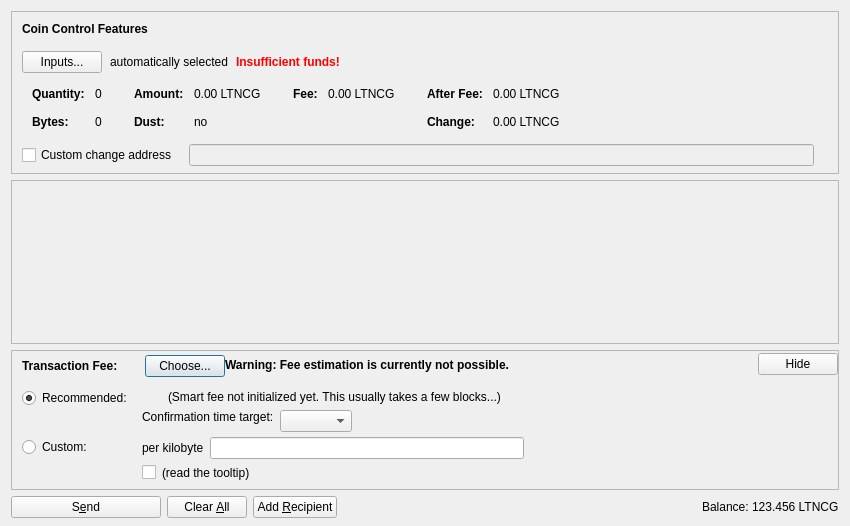
<?xml version="1.0" encoding="UTF-8"?>
<ui version="4.0">
 <class>SendCoinsDialog</class>
 <widget class="QDialog" name="SendCoinsDialog">
  <property name="geometry">
   <rect>
    <x>0</x>
    <y>0</y>
    <width>850</width>
    <height>526</height>
   </rect>
  </property>
  <property name="windowTitle">
   <string>Send Coins</string>
  </property>
  <layout class="QVBoxLayout" name="verticalLayout" stretch="0,1,0,0">
   <property name="bottomMargin">
    <number>8</number>
   </property>
   <item>
    <widget class="QFrame" name="frameCoinControl">
     <property name="sizePolicy">
      <sizepolicy hsizetype="Expanding" vsizetype="Expanding">
       <horstretch>0</horstretch>
       <verstretch>0</verstretch>
      </sizepolicy>
     </property>
     <property name="maximumSize">
      <size>
       <width>16777215</width>
       <height>16777215</height>
      </size>
     </property>
     <property name="frameShape">
      <enum>QFrame::StyledPanel</enum>
     </property>
     <property name="frameShadow">
      <enum>QFrame::Sunken</enum>
     </property>
     <layout class="QVBoxLayout" name="verticalLayoutCoinControl2">
      <property name="spacing">
       <number>0</number>
      </property>
      <property name="leftMargin">
       <number>0</number>
      </property>
      <property name="topMargin">
       <number>0</number>
      </property>
      <property name="rightMargin">
       <number>0</number>
      </property>
      <property name="bottomMargin">
       <number>6</number>
      </property>
      <item>
       <layout class="QVBoxLayout" name="verticalLayoutCoinControl" stretch="0,0,0,0,1">
        <property name="spacing">
         <number>0</number>
        </property>
        <property name="leftMargin">
         <number>10</number>
        </property>
        <property name="topMargin">
         <number>10</number>
        </property>
        <item>
         <layout class="QHBoxLayout" name="horizontalLayoutCoinControl1">
          <property name="bottomMargin">
           <number>15</number>
          </property>
          <item>
           <widget class="QLabel" name="labelCoinControlFeatures">
            <property name="sizePolicy">
             <sizepolicy hsizetype="Preferred" vsizetype="Maximum">
              <horstretch>0</horstretch>
              <verstretch>0</verstretch>
             </sizepolicy>
            </property>
            <property name="font">
             <font>
              <weight>75</weight>
              <bold>true</bold>
             </font>
            </property>
            <property name="styleSheet">
             <string notr="true">font-weight:bold;</string>
            </property>
            <property name="text">
             <string>Coin Control Features</string>
            </property>
           </widget>
          </item>
         </layout>
        </item>
        <item>
         <layout class="QHBoxLayout" name="horizontalLayoutCoinControl2" stretch="0,0,0,0">
          <property name="spacing">
           <number>8</number>
          </property>
          <property name="bottomMargin">
           <number>10</number>
          </property>
          <item>
           <widget class="QPushButton" name="pushButtonCoinControl">
            <property name="styleSheet">
             <string notr="true"/>
            </property>
            <property name="text">
             <string>Inputs...</string>
            </property>
            <property name="autoDefault">
             <bool>false</bool>
            </property>
           </widget>
          </item>
          <item>
           <widget class="QLabel" name="labelCoinControlAutomaticallySelected">
            <property name="text">
             <string>automatically selected</string>
            </property>
            <property name="margin">
             <number>5</number>
            </property>
           </widget>
          </item>
          <item>
           <widget class="QLabel" name="labelCoinControlInsuffFunds">
            <property name="font">
             <font>
              <weight>75</weight>
              <bold>true</bold>
             </font>
            </property>
            <property name="styleSheet">
             <string notr="true">color:red;font-weight:bold;</string>
            </property>
            <property name="text">
             <string>Insufficient funds!</string>
            </property>
            <property name="margin">
             <number>5</number>
            </property>
           </widget>
          </item>
          <item>
           <spacer name="horizontalSpacerCoinControl">
            <property name="orientation">
             <enum>Qt::Horizontal</enum>
            </property>
            <property name="sizeHint" stdset="0">
             <size>
              <width>40</width>
              <height>1</height>
             </size>
            </property>
           </spacer>
          </item>
         </layout>
        </item>
        <item>
         <widget class="QWidget" name="widgetCoinControl" native="true">
          <property name="sizePolicy">
           <sizepolicy hsizetype="Preferred" vsizetype="Preferred">
            <horstretch>0</horstretch>
            <verstretch>0</verstretch>
           </sizepolicy>
          </property>
          <property name="minimumSize">
           <size>
            <width>0</width>
            <height>0</height>
           </size>
          </property>
          <property name="styleSheet">
           <string notr="true"/>
          </property>
          <layout class="QHBoxLayout" name="horizontalLayoutCoinControl5">
           <property name="leftMargin">
            <number>0</number>
           </property>
           <property name="topMargin">
            <number>0</number>
           </property>
           <property name="rightMargin">
            <number>0</number>
           </property>
           <property name="bottomMargin">
            <number>0</number>
           </property>
           <item>
            <layout class="QHBoxLayout" name="horizontalLayoutCoinControl3" stretch="0,0,0,1">
             <property name="spacing">
              <number>20</number>
             </property>
             <property name="topMargin">
              <number>0</number>
             </property>
             <property name="bottomMargin">
              <number>10</number>
             </property>
             <item>
              <layout class="QFormLayout" name="formLayoutCoinControl1">
               <property name="horizontalSpacing">
                <number>10</number>
               </property>
               <property name="verticalSpacing">
                <number>14</number>
               </property>
               <property name="leftMargin">
                <number>10</number>
               </property>
               <property name="topMargin">
                <number>4</number>
               </property>
               <property name="rightMargin">
                <number>6</number>
               </property>
               <item row="0" column="0">
                <widget class="QLabel" name="labelCoinControlQuantityText">
                 <property name="font">
                  <font>
                   <weight>75</weight>
                   <bold>true</bold>
                  </font>
                 </property>
                 <property name="text">
                  <string>Quantity:</string>
                 </property>
                 <property name="margin">
                  <number>0</number>
                 </property>
                </widget>
               </item>
               <item row="0" column="1">
                <widget class="QLabel" name="labelCoinControlQuantity">
                 <property name="cursor">
                  <cursorShape>IBeamCursor</cursorShape>
                 </property>
                 <property name="contextMenuPolicy">
                  <enum>Qt::ActionsContextMenu</enum>
                 </property>
                 <property name="text">
                  <string notr="true">0</string>
                 </property>
                 <property name="margin">
                  <number>0</number>
                 </property>
                 <property name="textInteractionFlags">
                  <set>Qt::LinksAccessibleByMouse|Qt::TextSelectableByKeyboard|Qt::TextSelectableByMouse</set>
                 </property>
                </widget>
               </item>
               <item row="1" column="0">
                <widget class="QLabel" name="labelCoinControlBytesText">
                 <property name="font">
                  <font>
                   <weight>75</weight>
                   <bold>true</bold>
                  </font>
                 </property>
                 <property name="text">
                  <string>Bytes:</string>
                 </property>
                </widget>
               </item>
               <item row="1" column="1">
                <widget class="QLabel" name="labelCoinControlBytes">
                 <property name="cursor">
                  <cursorShape>IBeamCursor</cursorShape>
                 </property>
                 <property name="contextMenuPolicy">
                  <enum>Qt::ActionsContextMenu</enum>
                 </property>
                 <property name="text">
                  <string notr="true">0</string>
                 </property>
                 <property name="textInteractionFlags">
                  <set>Qt::LinksAccessibleByMouse|Qt::TextSelectableByKeyboard|Qt::TextSelectableByMouse</set>
                 </property>
                </widget>
               </item>
              </layout>
             </item>
             <item>
              <layout class="QFormLayout" name="formLayoutCoinControl2">
               <property name="horizontalSpacing">
                <number>10</number>
               </property>
               <property name="verticalSpacing">
                <number>14</number>
               </property>
               <property name="leftMargin">
                <number>6</number>
               </property>
               <property name="topMargin">
                <number>4</number>
               </property>
               <property name="rightMargin">
                <number>6</number>
               </property>
               <item row="0" column="0">
                <widget class="QLabel" name="labelCoinControlAmountText">
                 <property name="font">
                  <font>
                   <weight>75</weight>
                   <bold>true</bold>
                  </font>
                 </property>
                 <property name="text">
                  <string>Amount:</string>
                 </property>
                 <property name="margin">
                  <number>0</number>
                 </property>
                </widget>
               </item>
               <item row="0" column="1">
                <widget class="QLabel" name="labelCoinControlAmount">
                 <property name="cursor">
                  <cursorShape>IBeamCursor</cursorShape>
                 </property>
                 <property name="contextMenuPolicy">
                  <enum>Qt::ActionsContextMenu</enum>
                 </property>
                 <property name="text">
                  <string notr="true">0.00 LTNCG</string>
                 </property>
                 <property name="textInteractionFlags">
                  <set>Qt::LinksAccessibleByMouse|Qt::TextSelectableByKeyboard|Qt::TextSelectableByMouse</set>
                 </property>
                </widget>
               </item>
               <item row="1" column="0">
                <widget class="QLabel" name="labelCoinControlLowOutputText">
                 <property name="font">
                  <font>
                   <weight>75</weight>
                   <bold>true</bold>
                  </font>
                 </property>
                 <property name="text">
                  <string>Dust:</string>
                 </property>
                </widget>
               </item>
               <item row="1" column="1">
                <widget class="QLabel" name="labelCoinControlLowOutput">
                 <property name="cursor">
                  <cursorShape>IBeamCursor</cursorShape>
                 </property>
                 <property name="contextMenuPolicy">
                  <enum>Qt::ActionsContextMenu</enum>
                 </property>
                 <property name="text">
                  <string notr="true">no</string>
                 </property>
                 <property name="textInteractionFlags">
                  <set>Qt::LinksAccessibleByMouse|Qt::TextSelectableByKeyboard|Qt::TextSelectableByMouse</set>
                 </property>
                </widget>
               </item>
              </layout>
             </item>
             <item>
              <layout class="QFormLayout" name="formLayoutCoinControl3">
               <property name="horizontalSpacing">
                <number>10</number>
               </property>
               <property name="verticalSpacing">
                <number>14</number>
               </property>
               <property name="leftMargin">
                <number>6</number>
               </property>
               <property name="topMargin">
                <number>4</number>
               </property>
               <property name="rightMargin">
                <number>6</number>
               </property>
               <item row="0" column="0">
                <widget class="QLabel" name="labelCoinControlFeeText">
                 <property name="font">
                  <font>
                   <weight>75</weight>
                   <bold>true</bold>
                  </font>
                 </property>
                 <property name="text">
                  <string>Fee:</string>
                 </property>
                 <property name="margin">
                  <number>0</number>
                 </property>
                </widget>
               </item>
               <item row="0" column="1">
                <widget class="QLabel" name="labelCoinControlFee">
                 <property name="cursor">
                  <cursorShape>IBeamCursor</cursorShape>
                 </property>
                 <property name="contextMenuPolicy">
                  <enum>Qt::ActionsContextMenu</enum>
                 </property>
                 <property name="text">
                  <string notr="true">0.00 LTNCG</string>
                 </property>
                 <property name="textInteractionFlags">
                  <set>Qt::LinksAccessibleByMouse|Qt::TextSelectableByKeyboard|Qt::TextSelectableByMouse</set>
                 </property>
                </widget>
               </item>
              </layout>
             </item>
             <item>
              <layout class="QFormLayout" name="formLayoutCoinControl4">
               <property name="horizontalSpacing">
                <number>10</number>
               </property>
               <property name="verticalSpacing">
                <number>14</number>
               </property>
               <property name="leftMargin">
                <number>6</number>
               </property>
               <property name="topMargin">
                <number>4</number>
               </property>
               <property name="rightMargin">
                <number>6</number>
               </property>
               <item row="0" column="0">
                <widget class="QLabel" name="labelCoinControlAfterFeeText">
                 <property name="font">
                  <font>
                   <weight>75</weight>
                   <bold>true</bold>
                  </font>
                 </property>
                 <property name="text">
                  <string>After Fee:</string>
                 </property>
                 <property name="margin">
                  <number>0</number>
                 </property>
                </widget>
               </item>
               <item row="0" column="1">
                <widget class="QLabel" name="labelCoinControlAfterFee">
                 <property name="cursor">
                  <cursorShape>IBeamCursor</cursorShape>
                 </property>
                 <property name="contextMenuPolicy">
                  <enum>Qt::ActionsContextMenu</enum>
                 </property>
                 <property name="text">
                  <string notr="true">0.00 LTNCG</string>
                 </property>
                 <property name="textInteractionFlags">
                  <set>Qt::LinksAccessibleByMouse|Qt::TextSelectableByKeyboard|Qt::TextSelectableByMouse</set>
                 </property>
                </widget>
               </item>
               <item row="1" column="0">
                <widget class="QLabel" name="labelCoinControlChangeText">
                 <property name="font">
                  <font>
                   <weight>75</weight>
                   <bold>true</bold>
                  </font>
                 </property>
                 <property name="text">
                  <string>Change:</string>
                 </property>
                </widget>
               </item>
               <item row="1" column="1">
                <widget class="QLabel" name="labelCoinControlChange">
                 <property name="cursor">
                  <cursorShape>IBeamCursor</cursorShape>
                 </property>
                 <property name="contextMenuPolicy">
                  <enum>Qt::ActionsContextMenu</enum>
                 </property>
                 <property name="text">
                  <string notr="true">0.00 LTNCG</string>
                 </property>
                 <property name="textInteractionFlags">
                  <set>Qt::LinksAccessibleByMouse|Qt::TextSelectableByKeyboard|Qt::TextSelectableByMouse</set>
                 </property>
                </widget>
               </item>
              </layout>
             </item>
            </layout>
           </item>
          </layout>
         </widget>
        </item>
        <item>
         <layout class="QHBoxLayout" name="horizontalLayoutCoinControl4" stretch="0,0,0">
          <property name="spacing">
           <number>12</number>
          </property>
          <property name="sizeConstraint">
           <enum>QLayout::SetDefaultConstraint</enum>
          </property>
          <property name="topMargin">
           <number>5</number>
          </property>
          <property name="rightMargin">
           <number>5</number>
          </property>
          <item>
           <widget class="QCheckBox" name="checkBoxCoinControlChange">
            <property name="toolTip">
             <string>If this is activated, but the change address is empty or invalid, change will be sent to a newly generated address.</string>
            </property>
            <property name="text">
             <string>Custom change address</string>
            </property>
           </widget>
          </item>
          <item>
           <widget class="QValidatedLineEdit" name="lineEditCoinControlChange">
            <property name="enabled">
             <bool>false</bool>
            </property>
            <property name="sizePolicy">
             <sizepolicy hsizetype="Expanding" vsizetype="Fixed">
              <horstretch>0</horstretch>
              <verstretch>0</verstretch>
             </sizepolicy>
            </property>
           </widget>
          </item>
          <item>
           <widget class="QLabel" name="labelCoinControlChangeLabel">
            <property name="sizePolicy">
             <sizepolicy hsizetype="Preferred" vsizetype="Expanding">
              <horstretch>0</horstretch>
              <verstretch>0</verstretch>
             </sizepolicy>
            </property>
            <property name="minimumSize">
             <size>
              <width>0</width>
              <height>0</height>
             </size>
            </property>
            <property name="text">
             <string/>
            </property>
            <property name="margin">
             <number>3</number>
            </property>
           </widget>
          </item>
         </layout>
        </item>
        <item>
         <spacer name="verticalSpacerCoinControl">
          <property name="orientation">
           <enum>Qt::Vertical</enum>
          </property>
          <property name="sizeHint" stdset="0">
           <size>
            <width>800</width>
            <height>1</height>
           </size>
          </property>
         </spacer>
        </item>
       </layout>
      </item>
     </layout>
    </widget>
   </item>
   <item>
    <widget class="QScrollArea" name="scrollArea">
     <property name="widgetResizable">
      <bool>true</bool>
     </property>
     <widget class="QWidget" name="scrollAreaWidgetContents">
      <property name="geometry">
       <rect>
        <x>0</x>
        <y>0</y>
        <width>830</width>
        <height>104</height>
       </rect>
      </property>
      <layout class="QVBoxLayout" name="verticalLayout_2" stretch="0,1">
       <property name="leftMargin">
        <number>0</number>
       </property>
       <property name="topMargin">
        <number>0</number>
       </property>
       <property name="rightMargin">
        <number>0</number>
       </property>
       <property name="bottomMargin">
        <number>0</number>
       </property>
       <item>
        <layout class="QVBoxLayout" name="entries">
         <property name="spacing">
          <number>6</number>
         </property>
        </layout>
       </item>
       <item>
        <spacer name="verticalSpacer">
         <property name="orientation">
          <enum>Qt::Vertical</enum>
         </property>
         <property name="sizeHint" stdset="0">
          <size>
           <width>20</width>
           <height>40</height>
          </size>
         </property>
        </spacer>
       </item>
      </layout>
     </widget>
    </widget>
   </item>
   <item>
    <widget class="QFrame" name="frameFee">
     <property name="sizePolicy">
      <sizepolicy hsizetype="Expanding" vsizetype="Expanding">
       <horstretch>0</horstretch>
       <verstretch>0</verstretch>
      </sizepolicy>
     </property>
     <property name="maximumSize">
      <size>
       <width>16777215</width>
       <height>16777215</height>
      </size>
     </property>
     <property name="frameShape">
      <enum>QFrame::StyledPanel</enum>
     </property>
     <property name="frameShadow">
      <enum>QFrame::Sunken</enum>
     </property>
     <layout class="QVBoxLayout" name="verticalLayoutFee1">
      <property name="spacing">
       <number>0</number>
      </property>
      <property name="leftMargin">
       <number>0</number>
      </property>
      <property name="topMargin">
       <number>0</number>
      </property>
      <property name="rightMargin">
       <number>0</number>
      </property>
      <property name="bottomMargin">
       <number>0</number>
      </property>
      <item>
       <layout class="QVBoxLayout" name="verticalLayoutFee2" stretch="0,0,0">
        <property name="spacing">
         <number>0</number>
        </property>
        <property name="leftMargin">
         <number>10</number>
        </property>
        <property name="topMargin">
         <number>0</number>
        </property>
        <item>
         <layout class="QHBoxLayout" name="horizontalLayoutFee1">
          <property name="bottomMargin">
           <number>0</number>
          </property>
          <item>
           <layout class="QVBoxLayout" name="verticalLayoutFee7">
            <property name="spacing">
             <number>0</number>
            </property>
            <item>
             <spacer name="verticalSpacerSmartFee">
              <property name="orientation">
               <enum>Qt::Vertical</enum>
              </property>
              <property name="sizeType">
               <enum>QSizePolicy::Fixed</enum>
              </property>
              <property name="sizeHint" stdset="0">
               <size>
                <width>1</width>
                <height>4</height>
               </size>
              </property>
             </spacer>
            </item>
            <item>
             <layout class="QHBoxLayout" name="horizontalLayoutSmartFee">
              <property name="spacing">
               <number>10</number>
              </property>
              <item>
               <widget class="QLabel" name="labelFeeHeadline">
                <property name="sizePolicy">
                 <sizepolicy hsizetype="Preferred" vsizetype="Maximum">
                  <horstretch>0</horstretch>
                  <verstretch>0</verstretch>
                 </sizepolicy>
                </property>
                <property name="font">
                 <font>
                  <weight>75</weight>
                  <bold>true</bold>
                 </font>
                </property>
                <property name="styleSheet">
                 <string notr="true">font-weight:bold;</string>
                </property>
                <property name="text">
                 <string>Transaction Fee:</string>
                </property>
               </widget>
              </item>
              <item>
               <widget class="QLabel" name="labelFeeMinimized">
                <property name="text">
                 <string/>
                </property>
               </widget>
              </item>
              <item>
               <widget class="QPushButton" name="buttonChooseFee">
                <property name="text">
                 <string>Choose...</string>
                </property>
               </widget>
              </item>
             </layout>
            </item>
            <item>
             <spacer name="verticalSpacer_5">
              <property name="orientation">
               <enum>Qt::Vertical</enum>
              </property>
              <property name="sizeHint" stdset="0">
               <size>
                <width>1</width>
                <height>1</height>
               </size>
              </property>
             </spacer>
            </item>
           </layout>
          </item>
          <item>
           <widget class="QLabel" name="fallbackFeeWarningLabel">
            <property name="toolTip">
             <string>Using the fallbackfee can result in sending a transaction that will take several hours or days (or never) to confirm. Consider choosing your fee manually or wait until you have validated the complete chain.</string>
            </property>
            <property name="font">
            <font>
                <weight>75</weight>
                <bold>true</bold>
            </font>
            </property>
            <property name="text">
             <string>Warning: Fee estimation is currently not possible.</string>
            </property>
            <property name="wordWrap">
             <bool>false</bool>
            </property>
           </widget>
          </item>
          <item>
           <spacer name="horizontalSpacer_4">
            <property name="orientation">
             <enum>Qt::Horizontal</enum>
            </property>
            <property name="sizeType">
             <enum>QSizePolicy::MinimumExpanding</enum>
            </property>
            <property name="sizeHint" stdset="0">
             <size>
              <width>40</width>
              <height>20</height>
             </size>
            </property>
           </spacer>
          </item>
          <item>
           <widget class="QPushButton" name="buttonMinimizeFee">
            <property name="toolTip">
             <string>collapse fee-settings</string>
            </property>
            <property name="text">
             <string>Hide</string>
            </property>
           </widget>
          </item>
         </layout>
        </item>
        <item>
         <widget class="QFrame" name="frameFeeSelection">
          <layout class="QVBoxLayout" name="verticalLayoutFee12">
           <property name="spacing">
            <number>0</number>
           </property>
           <property name="leftMargin">
            <number>0</number>
           </property>
           <property name="topMargin">
            <number>0</number>
           </property>
           <property name="rightMargin">
            <number>0</number>
           </property>
           <property name="bottomMargin">
            <number>0</number>
           </property>
           <item>
            <layout class="QGridLayout" name="gridLayoutFee">
             <property name="topMargin">
              <number>10</number>
             </property>
             <property name="bottomMargin">
              <number>4</number>
             </property>
             <property name="horizontalSpacing">
              <number>10</number>
             </property>
             <property name="verticalSpacing">
              <number>4</number>
             </property>
             <item row="1" column="1">
              <layout class="QVBoxLayout" name="verticalLayoutFee8">
               <property name="spacing">
                <number>6</number>
               </property>
               <item>
                <layout class="QHBoxLayout" name="horizontalLayoutFee13">
                 <item>
                  <widget class="QLabel" name="labelCustomPerKilobyte">
                   <property name="toolTip">
                    <string>If the custom fee is set to 1000 satoshis and the transaction is only 250 bytes, then &quot;per kilobyte&quot; only pays 250 satoshis in fee, while &quot;total at least&quot; pays 1000 satoshis. For transactions bigger than a kilobyte both pay by kilobyte.</string>
                   </property>
                   <property name="text">
                    <string>per kilobyte</string>
                   </property>
                  </widget>
                 </item>
                 <item>
                  <widget class="BitcoinAmountField" name="customFee"/>
                 </item>
                 <item>
                  <spacer name="horizontalSpacer_6">
                   <property name="orientation">
                    <enum>Qt::Horizontal</enum>
                   </property>
                   <property name="sizeHint" stdset="0">
                    <size>
                     <width>1</width>
                     <height>1</height>
                    </size>
                   </property>
                  </spacer>
                 </item>
                </layout>
               </item>
               <item>
                <layout class="QHBoxLayout" name="horizontalLayoutFee8">
                 <item>
                  <widget class="QCheckBox" name="checkBoxMinimumFee">
                   <property name="toolTip">
                    <string>Paying only the minimum fee is just fine as long as there is less transaction volume than space in the blocks. But be aware that this can end up in a never confirming transaction once there is more demand for lightningcash_gold transactions than the network can process.</string>
                   </property>
                   <property name="text">
                    <string/>
                   </property>
                  </widget>
                 </item>
                 <item>
                  <widget class="QLabel" name="labelMinFeeWarning">
                   <property name="enabled">
                    <bool>true</bool>
                   </property>
                   <property name="toolTip">
                    <string>Paying only the minimum fee is just fine as long as there is less transaction volume than space in the blocks. But be aware that this can end up in a never confirming transaction once there is more demand for lightningcash_gold transactions than the network can process.</string>
                   </property>
                   <property name="text">
                    <string>(read the tooltip)</string>
                   </property>
                   <property name="margin">
                    <number>5</number>
                   </property>
                  </widget>
                 </item>
                 <item>
                  <spacer name="horizontalSpacer_2">
                   <property name="orientation">
                    <enum>Qt::Horizontal</enum>
                   </property>
                   <property name="sizeHint" stdset="0">
                    <size>
                     <width>1</width>
                     <height>1</height>
                    </size>
                   </property>
                  </spacer>
                 </item>
                </layout>
               </item>
              </layout>
             </item>
             <item row="0" column="0">
              <layout class="QVBoxLayout" name="verticalLayoutFee4" stretch="0,1">
               <item>
                <widget class="QRadioButton" name="radioSmartFee">
                 <property name="text">
                  <string>Recommended:</string>
                 </property>
                 <property name="checked">
                  <bool>true</bool>
                 </property>
                 <attribute name="buttonGroup">
                  <string notr="true">groupFee</string>
                 </attribute>
                </widget>
               </item>
               <item>
                <spacer name="verticalSpacer_2">
                 <property name="orientation">
                  <enum>Qt::Vertical</enum>
                 </property>
                 <property name="sizeHint" stdset="0">
                  <size>
                   <width>1</width>
                   <height>1</height>
                  </size>
                 </property>
                </spacer>
               </item>
              </layout>
             </item>
             <item row="1" column="0">
              <layout class="QVBoxLayout" name="verticalLayoutFee9" stretch="0,1">
               <item>
                <widget class="QRadioButton" name="radioCustomFee">
                 <property name="text">
                  <string>Custom:</string>
                 </property>
                 <attribute name="buttonGroup">
                  <string notr="true">groupFee</string>
                 </attribute>
                </widget>
               </item>
               <item>
                <spacer name="verticalSpacer_6">
                 <property name="orientation">
                  <enum>Qt::Vertical</enum>
                 </property>
                 <property name="sizeHint" stdset="0">
                  <size>
                   <width>1</width>
                   <height>1</height>
                  </size>
                 </property>
                </spacer>
               </item>
              </layout>
             </item>
             <item row="0" column="1">
              <layout class="QVBoxLayout" name="verticalLayoutFee3" stretch="0,0,1">
               <property name="spacing">
                <number>6</number>
               </property>
               <property name="topMargin">
                <number>2</number>
               </property>
               <item>
                <layout class="QHBoxLayout" name="horizontalLayoutFee12">
                 <item>
                  <widget class="QLabel" name="labelSmartFee">
                   <property name="text">
                    <string/>
                   </property>
                   <property name="margin">
                    <number>2</number>
                   </property>
                  </widget>
                 </item>
                 <item>
                  <widget class="QLabel" name="labelFeeEstimation">
                   <property name="text">
                    <string/>
                   </property>
                  </widget>
                 </item>
                 <item>
                  <widget class="QLabel" name="labelSmartFee2">
                   <property name="text">
                    <string>(Smart fee not initialized yet. This usually takes a few blocks...)</string>
                   </property>
                   <property name="margin">
                    <number>2</number>
                   </property>
                  </widget>
                 </item>
                 <item>
                  <spacer name="horizontalSpacer_5">
                   <property name="orientation">
                    <enum>Qt::Horizontal</enum>
                   </property>
                   <property name="sizeHint" stdset="0">
                    <size>
                     <width>1</width>
                     <height>1</height>
                    </size>
                   </property>
                  </spacer>
                 </item>
                </layout>
               </item>
               <item>
                <layout class="QHBoxLayout" name="horizontalLayoutFee9">
                 <item>
                  <layout class="QVBoxLayout" name="verticalLayoutFee6">
                   <item>
                    <widget class="QLabel" name="labelSmartFee3">
                     <property name="text">
                      <string>Confirmation time target:</string>
                     </property>
                     <property name="margin">
                      <number>2</number>
                     </property>
                    </widget>
                   </item>
                   <item>
                    <spacer name="verticalSpacer_3">
                     <property name="orientation">
                      <enum>Qt::Vertical</enum>
                     </property>
                     <property name="sizeHint" stdset="0">
                      <size>
                       <width>1</width>
                       <height>1</height>
                      </size>
                     </property>
                    </spacer>
                   </item>
                  </layout>
                 </item>
                 <item>
                  <layout class="QVBoxLayout" name="verticalLayoutFee5">
                   <property name="rightMargin">
                    <number>30</number>
                   </property>
                   <item>
                    <layout class="QHBoxLayout" name="horizontalLayoutConfTarget">
                     <property name="bottomMargin">
                      <number>0</number>
                     </property>
                     <item>
                      <widget class="QComboBox" name="confTargetSelector"/>
                     </item>
                     <item>
                      <spacer name="horizontalSpacerConfTarget">
                       <property name="orientation">
                        <enum>Qt::Horizontal</enum>
                       </property>
                       <property name="sizeHint" stdset="0">
                        <size>
                         <width>40</width>
                         <height>20</height>
                        </size>
                       </property>
                      </spacer>
                     </item>
                    </layout>
                   </item>
                  </layout>
                 </item>
                </layout>
               </item>
               <item>
                <spacer name="verticalSpacer_4">
                 <property name="orientation">
                  <enum>Qt::Vertical</enum>
                 </property>
                 <property name="sizeHint" stdset="0">
                  <size>
                   <width>1</width>
                   <height>1</height>
                  </size>
                 </property>
                </spacer>
               </item>
              </layout>
             </item>
            </layout>
           </item>
          </layout>
         </widget>
        </item>
        <item>
         <spacer name="verticalSpacerFee">
          <property name="orientation">
           <enum>Qt::Vertical</enum>
          </property>
          <property name="sizeHint" stdset="0">
           <size>
            <width>40</width>
            <height>5</height>
           </size>
          </property>
         </spacer>
        </item>
       </layout>
      </item>
     </layout>
    </widget>
   </item>
   <item>
    <layout class="QHBoxLayout" name="horizontalLayout">
     <item>
      <widget class="QPushButton" name="sendButton">
       <property name="minimumSize">
        <size>
         <width>150</width>
         <height>0</height>
        </size>
       </property>
       <property name="toolTip">
        <string>Confirm the send action</string>
       </property>
       <property name="text">
        <string>S&amp;end</string>
       </property>
       <property name="icon">
        <iconset resource="../bitcoin.qrc">
         <normaloff>:/icons/send</normaloff>:/icons/send</iconset>
       </property>
       <property name="autoDefault">
        <bool>false</bool>
       </property>
       <property name="default">
        <bool>false</bool>
       </property>
      </widget>
     </item>
     <item>
      <widget class="QPushButton" name="clearButton">
       <property name="sizePolicy">
        <sizepolicy hsizetype="Minimum" vsizetype="Fixed">
         <horstretch>0</horstretch>
         <verstretch>0</verstretch>
        </sizepolicy>
       </property>
       <property name="toolTip">
        <string>Clear all fields of the form.</string>
       </property>
       <property name="text">
        <string>Clear &amp;All</string>
       </property>
       <property name="icon">
        <iconset resource="../bitcoin.qrc">
         <normaloff>:/icons/remove</normaloff>:/icons/remove</iconset>
       </property>
       <property name="autoDefault">
        <bool>false</bool>
       </property>
      </widget>
     </item>
     <item>
      <widget class="QPushButton" name="addButton">
       <property name="toolTip">
        <string>Send to multiple recipients at once</string>
       </property>
       <property name="text">
        <string>Add &amp;Recipient</string>
       </property>
       <property name="icon">
        <iconset resource="../bitcoin.qrc">
         <normaloff>:/icons/add</normaloff>:/icons/add</iconset>
       </property>
       <property name="autoDefault">
        <bool>false</bool>
       </property>
      </widget>
     </item>
     <item>
      <spacer name="horizontalSpacer">
       <property name="orientation">
        <enum>Qt::Horizontal</enum>
       </property>
       <property name="sizeHint" stdset="0">
        <size>
         <width>40</width>
         <height>20</height>
        </size>
       </property>
      </spacer>
     </item>
     <item>
      <layout class="QHBoxLayout" name="horizontalLayout_2">
       <property name="spacing">
        <number>3</number>
       </property>
       <item>
        <widget class="QLabel" name="label">
         <property name="sizePolicy">
          <sizepolicy hsizetype="Preferred" vsizetype="Fixed">
           <horstretch>0</horstretch>
           <verstretch>0</verstretch>
          </sizepolicy>
         </property>
         <property name="text">
          <string>Balance:</string>
         </property>
        </widget>
       </item>
       <item>
        <widget class="QLabel" name="labelBalance">
         <property name="sizePolicy">
          <sizepolicy hsizetype="Preferred" vsizetype="Fixed">
           <horstretch>0</horstretch>
           <verstretch>0</verstretch>
          </sizepolicy>
         </property>
         <property name="cursor">
          <cursorShape>IBeamCursor</cursorShape>
         </property>
         <property name="text">
          <string notr="true">123.456 LTNCG</string>
         </property>
         <property name="textInteractionFlags">
          <set>Qt::LinksAccessibleByMouse|Qt::TextSelectableByKeyboard|Qt::TextSelectableByMouse</set>
         </property>
        </widget>
       </item>
      </layout>
     </item>
    </layout>
   </item>
  </layout>
 </widget>
 <customwidgets>
  <customwidget>
   <class>QValidatedLineEdit</class>
   <extends>QLineEdit</extends>
   <header>qt/qvalidatedlineedit.h</header>
  </customwidget>
  <customwidget>
   <class>BitcoinAmountField</class>
   <extends>QLineEdit</extends>
   <header>qt/bitcoinamountfield.h</header>
   <container>1</container>
  </customwidget>
 </customwidgets>
 <resources>
  <include location="../bitcoin.qrc"/>
 </resources>
 <connections/>
 <buttongroups>
  <buttongroup name="groupFee"/>
 </buttongroups>
</ui>
